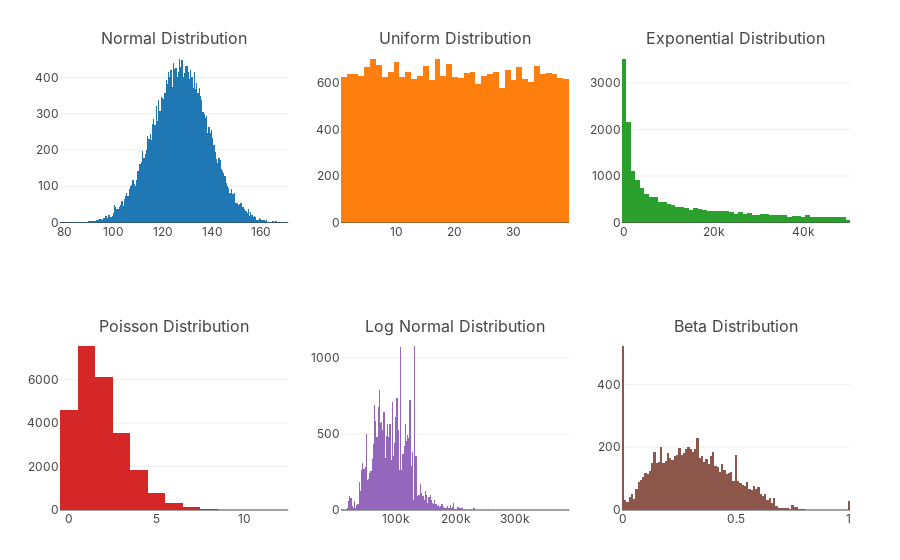

This figure's notebook cell:
### Code cell
fig = make_subplots(
    rows=2, cols=3,
    subplot_titles=(
        "Normal Distribution", "Uniform Distribution",
        "Exponential Distribution", "Poisson Distribution",
        "Log Normal Distribution", "Beta Distribution"
    )
)

fig.add_trace(
    go.Histogram(x=df["norm_weight_lbs"]),
    row=1, col=1
)
fig.add_trace(
    go.Histogram(x=df["uniform_winning_number"]),
    row=1, col=2
)
time_since_last_earthquake = df["exp_time_since_last_earthquake_seconds"]
time_since_last_earthquake = time_since_last_earthquake.loc[time_since_last_earthquake < 50000]
fig.add_trace(
    go.Histogram(x=time_since_last_earthquake),
    row=1, col=3
)
fig.add_trace(
    go.Histogram(x=df["poisson_goals_home"]),
    row=2, col=1
)
fig.add_trace(
    go.Histogram(x=df["ln_annual_compensation"]),
    row=2, col=2
)
fig.add_trace(
    go.Histogram(x=df["beta_completion_100_rate"]),
    row=2, col=3
)

# Rotate x-axis labels
# fig.update_xaxes(tickangle=-45)

custom_template = dict(
    # layout=go.Layout(font=dict(family="Monaspace Neon"), )
    layout=go.Layout(
        font=dict(family="Inter"),
        xaxis={
            'linecolor': 'grey', 'linewidth': 1,
        },
    )
)

# Set theme, margin, and annotation in layout
fig.update_layout(
    template=custom_template,
    margin=dict(r=50, t=50, b=50, l=60),
    showlegend=False,
)

fig.show(renderer='iframe')

### Figure 1 — Plotly figure (JSON) as saved in the notebook; plotly's stock layout.template omitted (floating-point values rounded to 4 significant figures; data arrays with more than 128 entries replaced by an {"elided": "..."} marker saying what was removed)
{"data": [{"type": "histogram", "x": {"elided": "25000 float values"}, "xaxis": "x", "yaxis": "y"}, {"type": "histogram", "x": {"elided": "25000 int values"}, "xaxis": "x2", "yaxis": "y2"}, {"type": "histogram", "x": {"elided": "19228 float values"}, "xaxis": "x3", "yaxis": "y3"}, {"type": "histogram", "x": {"elided": "25000 int values"}, "xaxis": "x4", "yaxis": "y4"}, {"type": "histogram", "x": {"elided": "25000 float values"}, "xaxis": "x5", "yaxis": "y5"}, {"type": "histogram", "x": {"elided": "25000 float values"}, "xaxis": "x6", "yaxis": "y6"}], "layout": {"annotations": [{"font": {"size": 16}, "showarrow": false, "text": "Normal Distribution", "x": 0.1444, "xanchor": "center", "xref": "paper", "y": 1, "yanchor": "bottom", "yref": "paper"}, {"font": {"size": 16}, "showarrow": false, "text": "Uniform Distribution", "x": 0.5, "xanchor": "center", "xref": "paper", "y": 1, "yanchor": "bottom", "yref": "paper"}, {"font": {"size": 16}, "showarrow": false, "text": "Exponential Distribution", "x": 0.8556, "xanchor": "center", "xref": "paper", "y": 1, "yanchor": "bottom", "yref": "paper"}, {"font": {"size": 16}, "showarrow": false, "text": "Poisson Distribution", "x": 0.1444, "xanchor": "center", "xref": "paper", "y": 0.375, "yanchor": "bottom", "yref": "paper"}, {"font": {"size": 16}, "showarrow": false, "text": "Log Normal Distribution", "x": 0.5, "xanchor": "center", "xref": "paper", "y": 0.375, "yanchor": "bottom", "yref": "paper"}, {"font": {"size": 16}, "showarrow": false, "text": "Beta Distribution", "x": 0.8556, "xanchor": "center", "xref": "paper", "y": 0.375, "yanchor": "bottom", "yref": "paper"}], "margin": {"b": 50, "l": 60, "r": 50, "t": 50}, "showlegend": false, "xaxis": {"anchor": "y", "domain": [0, 0.2889]}, "xaxis2": {"anchor": "y2", "domain": [0.3556, 0.6444]}, "xaxis3": {"anchor": "y3", "domain": [0.7111, 1]}, "xaxis4": {"anchor": "y4", "domain": [0, 0.2889]}, "xaxis5": {"anchor": "y5", "domain": [0.3556, 0.6444]}, "xaxis6": {"anchor": "y6", "domain": [0.7111, 1]}, "yaxis": {"anchor": "x", "domain": [0.625, 1]}, "yaxis2": {"anchor": "x2", "domain": [0.625, 1]}, "yaxis3": {"anchor": "x3", "domain": [0.625, 1]}, "yaxis4": {"anchor": "x4", "domain": [0, 0.375]}, "yaxis5": {"anchor": "x5", "domain": [0, 0.375]}, "yaxis6": {"anchor": "x6", "domain": [0, 0.375]}}}
